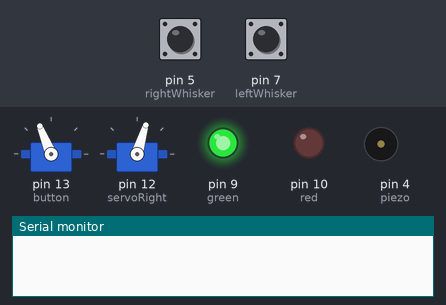
Recording of a sketch running on a simulated Arduino Uno, built with avr-gcc and run on an emulated ATmega328P. Shown: 2 × servo, output pins drawn as LEDs (lit = HIGH), buzzer (waves = sounding), the last lines printed to the serial monitor. The inputs (shaded band) are chosen by the test bench; at power-on: pin 5 (rightWhisker) HIGH, pin 7 (leftWhisker) HIGH.

Above: at 6.8 s.
6.9 s: pin 5 (rightWhisker) pulled LOW for 3 s
At 10.9 s:
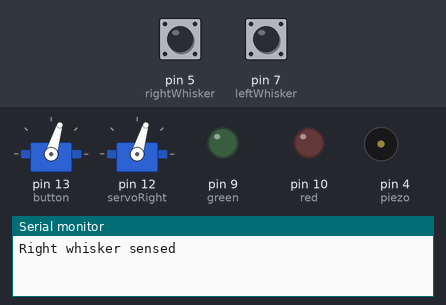
14.1 s: pin 7 (leftWhisker) pulled LOW for 3 s
At 18.4 s:
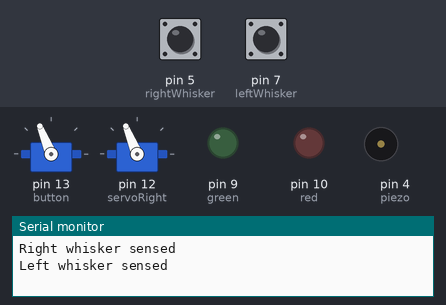
20.7 s: pin 5 (rightWhisker) driven LOW and pin 7 (leftWhisker) driven LOW
At 23.9 s:
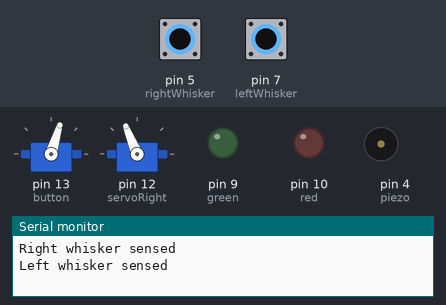
28.4 s: pin 7 (leftWhisker) driven HIGH
At 33.75 s:
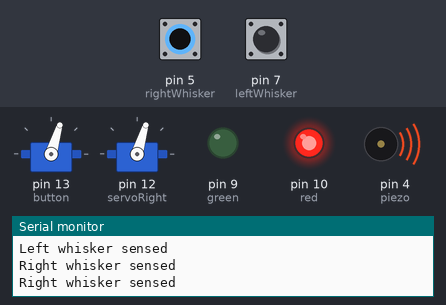
35.7 s: pin 7 (leftWhisker) driven LOW
At 39.5 s:
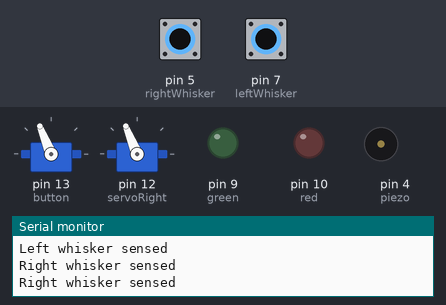
39.6 s: pin 5 (rightWhisker) driven HIGH
Timing chart, 0 to 44.2 s (numbered marks = the images above; inputs shaded):
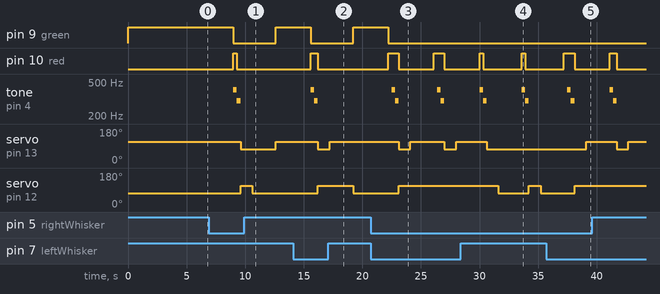

Measured:
- after the input at 6.9 s, pin 9 (green): HIGH → LOW after 2.1 s, → HIGH 3.6 s later; pin 10 (red): LOW → HIGH after 2.1 s, → LOW 0.30 s later
- after the input at 14.1 s, pin 9 (green): HIGH → LOW after 1.5 s, → HIGH 3.6 s later; pin 10 (red): LOW → HIGH after 1.5 s, → LOW 0.60 s later
- after the input at 20.7 s, pin 9 (green): HIGH → LOW after 1.5 s; pin 10 (red): alternates HIGH for 0.90 s and LOW for 3.0 s, starting after 1.5 s
- after the input at 28.4 s, servo on pin 12 (servoRight): 112° → 73° after 3.2 s, → 112° 2.6 s later, → 73° 1.0 s later
- after the input at 35.7 s, servo on pin 13 (button): 73° → 112° after 3.4 s

The sketch:

catBot_copy.ino
```cpp
int leftWhisker = 7;
#include <Servo.h>
int rightWhisker = 5;
int button = 13;
int piezo = 4;
int green = 9;
int red = 10;

Servo servoLeft;
Servo servoRight;

void setup() {
  //setsup the window that displays printed updates.
  Serial.begin(9600); //Opens port 9600

  pinMode(red, OUTPUT);
  pinMode(green, OUTPUT);

  // Declares the two digital pin numbers as input
  pinMode(leftWhisker, INPUT);
  pinMode(rightWhisker, INPUT);
  pinMode(button, INPUT);
  servoLeft.attach(13);                      // Attach left signal to pin 13
  servoRight.attach(12);                     // Attach right signal to pin 12
  servoLeft.writeMicroseconds(1500);        // Calibrate left servo
  servoRight.writeMicroseconds(1500);
}

void backwards(){
  // forward
  servoLeft.writeMicroseconds(1700);
  servoRight.writeMicroseconds(1300);
  delay(2000);

}
void forwards(){
  servoLeft.writeMicroseconds(1300);
  servoRight.writeMicroseconds(1700);
  delay(1000);
}

void left(){
  servoLeft.writeMicroseconds(1300);
  servoRight.writeMicroseconds(1300);
  delay(1000);
}

void right(){
  servoLeft.writeMicroseconds(1700);
  servoRight.writeMicroseconds(1700);
  delay(1000);
}


void loop() {

  //gives back a 0 or a 1 depending on the input. 0 is touching nothing
  int leftWhiskerValue = digitalRead(leftWhisker);
  int rightWhiskerValue = digitalRead(rightWhisker);
  int buttonValue = digitalRead(button);

//    //Prints the value just to see if it works
//    Serial.print("Left:" );
//    Serial.print(leftWhiskerValue);
//
//    Serial.print("Right:" );
//    Serial.print(rightWhiskerValue);

//HIGH is another way to write 1 and ON and TRUE
//LOW also is 0 and OFF and FALSE
//  if (buttonValue == 0){
//    Serial.print("button pressed");

//  digitalWrite(red, LOW);
  if (leftWhiskerValue == LOW && rightWhiskerValue == LOW){
    digitalWrite(red, HIGH);
    digitalWrite(green, LOW);
    delay(300);
    tone(piezo, 405);
    delay(300);
    tone(piezo, 300);
    delay(300);
    digitalWrite(red, LOW);
    noTone(piezo);
    forwards();
    right();

  }else if(leftWhiskerValue == LOW){
    digitalWrite(red, HIGH);
    digitalWrite(green, LOW);
    Serial.println("Left whisker sensed");
    tone(piezo, 405);
    delay(300);
    tone(piezo, 300);
    delay(300);
    noTone(piezo);
    digitalWrite(red, LOW);
    forwards();
    right();

  }else if (rightWhiskerValue == LOW){
    digitalWrite(red, HIGH);
    digitalWrite(green, LOW);
    Serial.println("Right whisker sensed");
    tone(piezo, 405);
    delay(300);
    digitalWrite(red, LOW);
    tone(piezo, 300);
    delay(300);
    noTone(piezo);
    forwards();
    left();

  }else{
    digitalWrite(red, LOW);
    digitalWrite(green, HIGH);
    backwards();
  }

  delay(1000);
}
```
